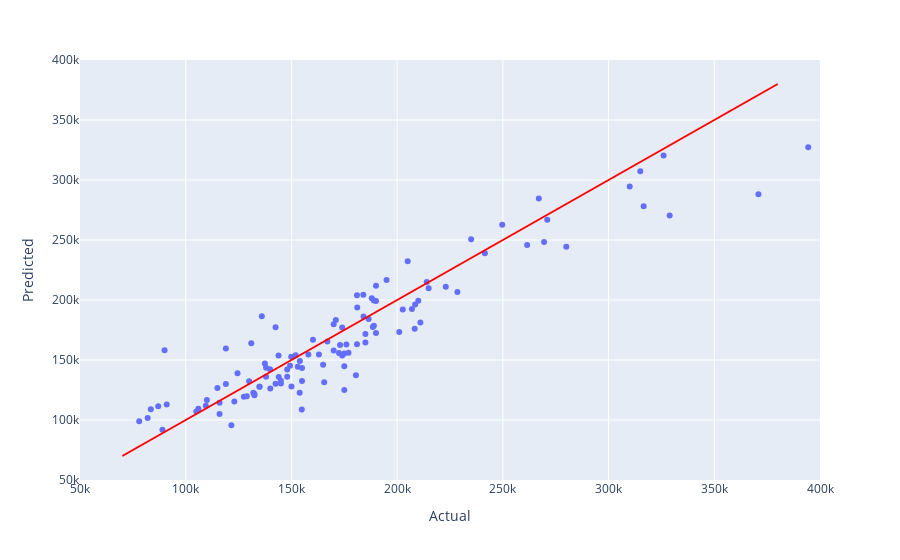

Notebook code for this chart:
### Markdown cell above
Plotting the actual and the predicted values

### Code cell
fig=px.scatter({'Actual':list(Y_test),'Predicted':list(Y_test_prediction)},
           x='Actual',
           y='Predicted',
           range_x=[50_000,400_000],range_y=[50_000,400_000])

fig.add_shape(type='line',
                x0=70_000,
                y0=70_000,
                x1=380_000,
                y1=380_000,
                line=dict(color='Red',),
                xref='x',
                yref='y'
)
fig
